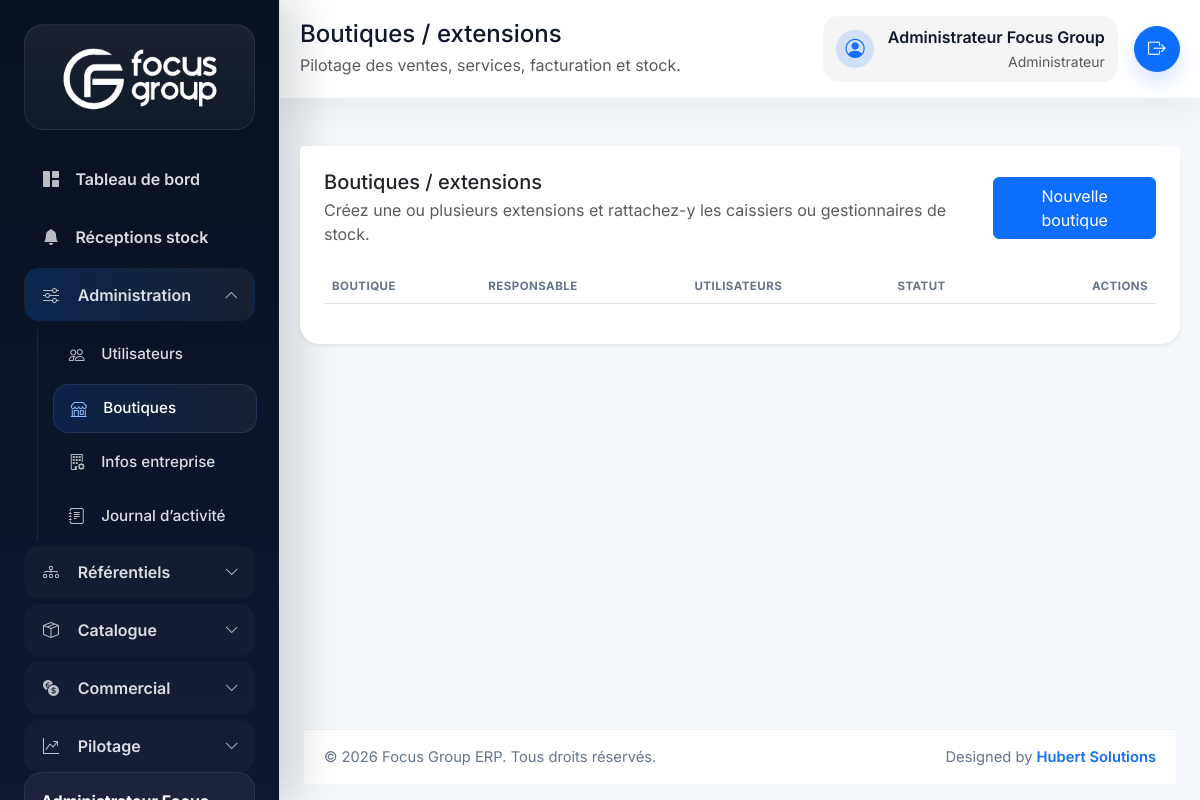
Before: /index.php/shops (signed in) with the older database file.
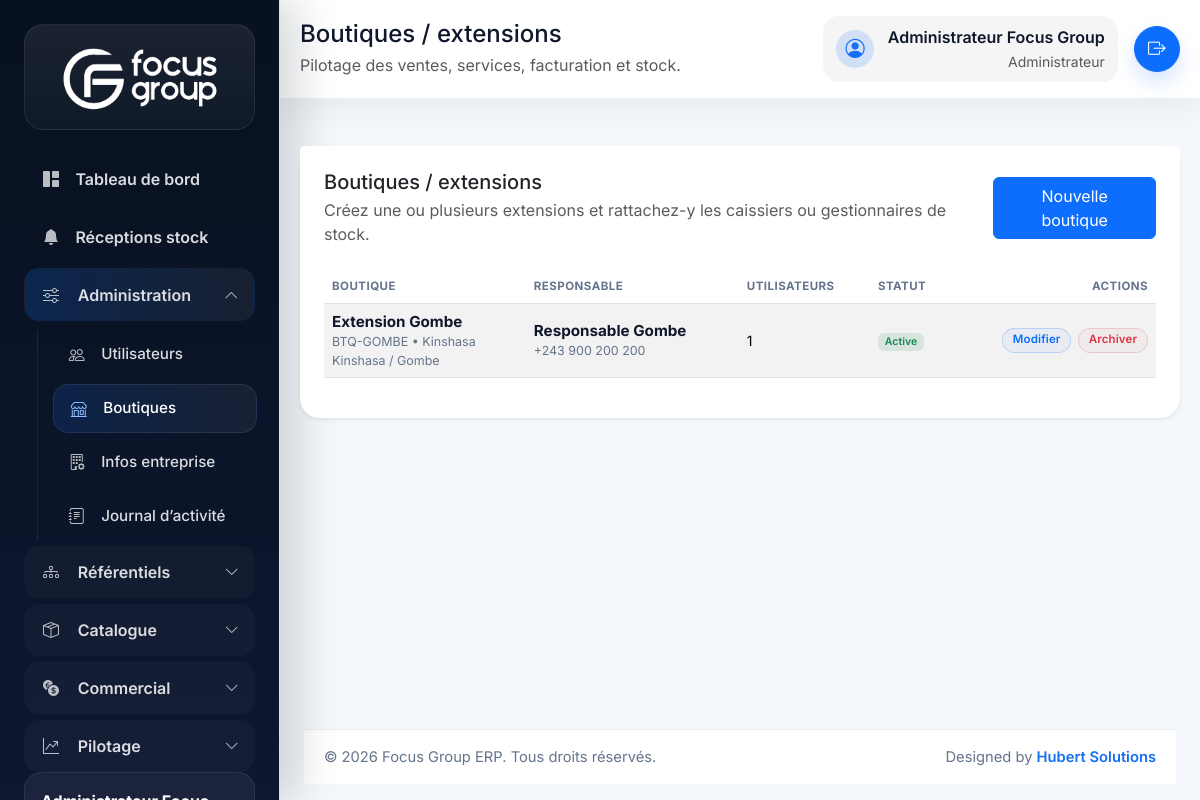
After: the same page with the newer database file.
### tables this page shows
CREATE TABLE shops (
    id BIGINT UNSIGNED AUTO_INCREMENT PRIMARY KEY,
    code VARCHAR(30) NOT NULL UNIQUE,
    name VARCHAR(150) NOT NULL,
    manager_name VARCHAR(150) NULL,
    phone VARCHAR(50) NULL,
    address TEXT NULL,
    city VARCHAR(100) NULL,
    is_active TINYINT(1) NOT NULL DEFAULT 1,
    deleted_at DATETIME NULL,
    created_at DATETIME NOT NULL DEFAULT CURRENT_TIMESTAMP,
    updated_at DATETIME NOT NULL DEFAULT CURRENT_TIMESTAMP ON UPDATE CURRENT_TIMESTAMP
);

### app/Core/Controller.php (called while the page is built, shortened)
<?php
class Controller
{
    public function render(string $view, array $data = [], string $layout = 'app'): void
    {
        extract($data, EXTR_SKIP);
        $viewFile = view_path($view);
        require $viewFile;
    }
}

### app/Controllers/ShopController.php (called while the page is built, shortened)
<?php
final class ShopController extends Controller
{
    public function index(): void
    {
        $this->render('shops.index', [
            'pageTitle' => 'Boutiques / extensions',
            'shops' => (new Shop())->all(),
        ]);
    }
}

### app/Core/Router.php (called while the page is built, shortened)
<?php
final class Router
{
    private array $routes = [];
    private function addRoute(string $method, string $uri, array $action, array $middleware = []): void
    {
        $this->routes[$method][$this->normalizePath($uri)] = [
            'action' => $action,
            'middleware' => $middleware,
        ];
    }
    public function dispatch(string $method, string $uri): void
    {
        $path = $this->normalizeRequestUri($uri);
        $route = $this->routes[$method][$path] ?? null;
        try {
            [$controllerClass, $controllerMethod] = $route['action'];
            $controller = new $controllerClass();
            $controller->{$controllerMethod}();
        } catch (Throwable $throwable) {
            http_response_code(500);
            $this->renderError(500, 'Erreur interne', $throwable->getMessage());
        }
    }
    private function normalizeRequestUri(string $uri): string
    {
        $path = parse_url($uri, PHP_URL_PATH) ?: '/';
        if ($path === '/index.php') {
            $path = '/';
        } elseif (str_starts_with($path, '/index.php/')) {
            $path = substr($path, strlen('/index.php')) ?: '/';
        }
        return $this->normalizePath($path);
    }
    private function normalizePath(string $path): string
    {
        $path = '/' . trim($path, '/');
        return $path === '//' ? '/' : (rtrim($path, '/') ?: '/');
    }
}

### index.php (called while the page is built, shortened)
<?php
$appConfig = require __DIR__ . '/config/app.php';
require __DIR__ . '/app/Helpers/functions.php';
$router = new Router();
$router->dispatch($_SERVER['REQUEST_METHOD'] ?? 'GET', $_SERVER['REQUEST_URI'] ?? '/');

### app/Models/Shop.php (called while the page is built, shortened)
<?php
final class Shop extends Model
{
    public function all(): array
    {
        $sql = 'SELECT s.*,
                (SELECT COUNT(*) FROM users u WHERE u.shop_id = s.id AND u.deleted_at IS NULL) AS user_count
            FROM shops s
                WHERE s.deleted_at IS NULL
                ORDER BY s.name ASC';
        return $this->db->query($sql)->fetchAll();
    }
}

### app/Helpers/functions.php (called while the page is built, shortened)
<?php
if (!function_exists('config')) {
    function config(?string $key = null, mixed $default = null): mixed
    {
        $config = $GLOBALS['config'] ?? [];
        $segments = explode('.', $key);
        $value = $config;
        foreach ($segments as $segment) {
            $value = $value[$segment];
        }
        return $value;
    }
}
if (!function_exists('url')) {
    function url(string $path = ''): string
    {
        $baseUrl = rtrim((string) config('app.base_url', ''), '/');
        $path = '/' . ltrim($path, '/');
        $routePrefix = rtrim((string) config('app.route_prefix', ''), '/');
        if (str_starts_with($path, '/public/')) {
            return ($baseUrl === '' ? '' : $baseUrl) . $path;
        }
        $prefix = $routePrefix === '' ? '' : $routePrefix;
        return ($baseUrl === '' ? '' : $baseUrl) . $prefix . $path;
    }
}
if (!function_exists('e')) {
    function e(?string $value): string
    {
        return htmlspecialchars((string) $value, ENT_QUOTES, 'UTF-8');
    }
}
if (!function_exists('status_badge_class')) {
    function status_badge_class(?string $status): string
    {
        return match (strtolower(trim((string) $status))) {
            'draft' => 'badge-status badge-status-draft',
            'pending' => 'badge-status badge-status-warning',
            'validated', 'approved', 'received', 'paid', 'active' => 'badge-status badge-status-success',
            'partial_paid', 'sent', 'ordered' => 'badge-status badge-status-warning',
            'unpaid' => 'badge-status badge-status-danger',
            'cancelled', 'inactive' => 'badge-status badge-status-danger',
            'converted' => 'badge-status badge-status-primary',
            default => 'badge-status badge-status-default',
        };
    }
}

### app/Views/shops/index.php (the view, shortened to what the rows shown need)
<div class="card border-0 shadow-sm">
    <div class="card-body px-4 pb-4">
        <div class="table-responsive">
            <table class="table table-striped align-middle js-datatable">
                <thead>
                    <tr>
                        <th>Boutique</th>
                        <th data-mobile-hidden="true">Responsable</th>
                        <th>Utilisateurs</th>
                        <th>Statut</th>
                        <th class="text-end">Actions</th>
                    </tr>
                </thead>
                <tbody>
                    <?php foreach ($shops as $shop): ?>
                        <tr>
                            <td>
                                <div class="table-cell-stack">
                                    <div class="table-cell-main"><?= e($shop['name']); ?></div>
                                    <div class="table-cell-meta"><?= e($shop['code']); ?><?= $shop['city'] ? ' • ' . e($shop['city']) : ''; ?></div>
                                    <?php if (!empty($shop['address'])): ?><div class="table-cell-meta"><?= e($shop['address']); ?></div><?php endif; ?>
                                </div>
                            </td>
                            <td>
                                <div class="table-cell-stack">
                                    <div class="table-cell-main"><?= e($shop['manager_name'] ?: '—'); ?></div>
                                    <div class="table-cell-meta"><?= e($shop['phone'] ?: 'Sans téléphone'); ?></div>
                                </div>
                            </td>
                            <td><?= e((string) $shop['user_count']); ?></td>
                            <td><span class="badge <?= e(status_badge_class((int) $shop['is_active'] === 1 ? 'active' : 'inactive')); ?>"><?= (int) $shop['is_active'] === 1 ? 'Active' : 'Inactive'; ?></span></td>
                            <td class="text-end">
                                <div class="table-actions">
                                    <a href="<?= e(url('/shops/edit?id=' . $shop['id'])); ?>" class="btn btn-sm btn-outline-primary table-action-btn">Modifier</a>
                                    <form method="post" action="<?= e(url('/shops/delete')); ?>" onsubmit="return confirm('Archiver cette boutique ?');">
                                        <button type="submit" class="btn btn-sm btn-outline-danger table-action-btn">Archiver</button>
                                    </form>
                                </div>
                            </td>
                        </tr>
                    <?php endforeach; ?>
                </tbody>
            </table>
        </div>
    </div>
</div>

Changed rows visible on the page:
added shops: name "Extension Gombe", code "BTQ-GOMBE", city "Kinshasa", address "Kinshasa / Gombe", manager_name "Responsable Gombe", phone "+243 900 200 200", user_count "1", is_active "Active"
